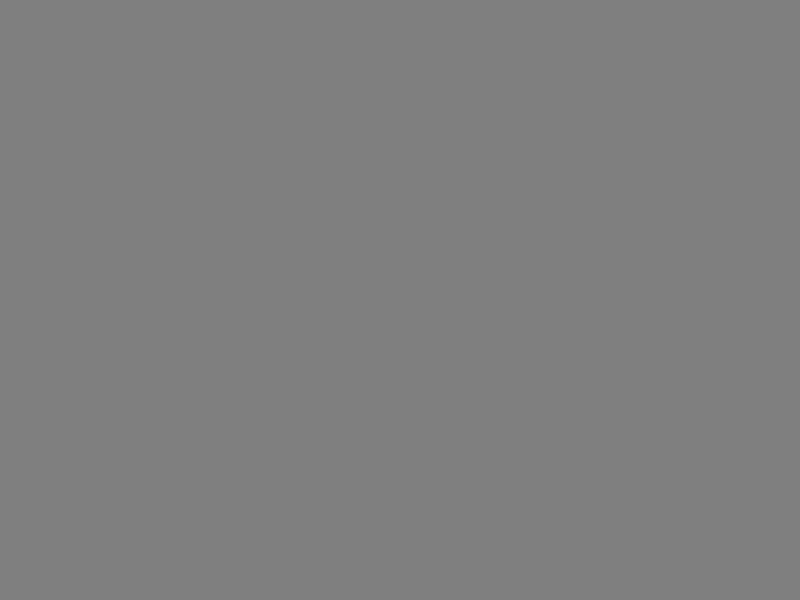
Frame 1 (no input)
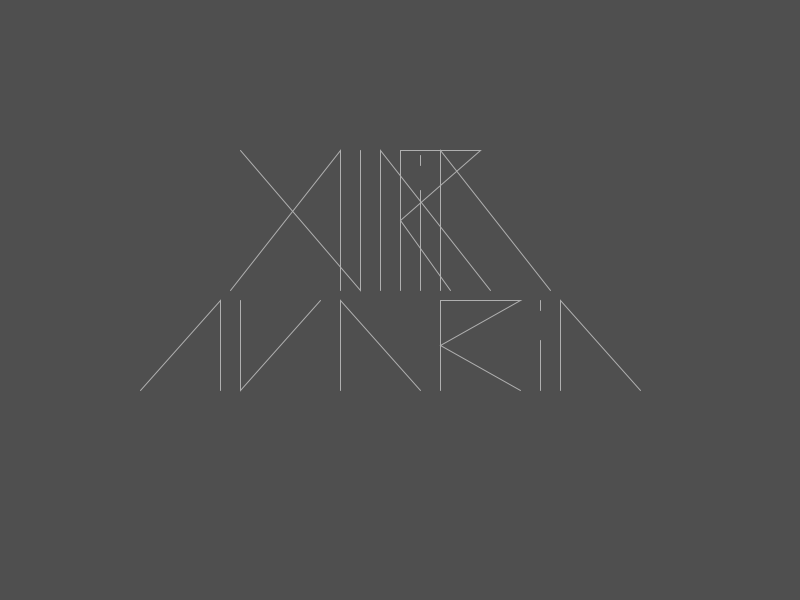
Frame 60 (the mouse pressed at the canvas centre just before this capture)
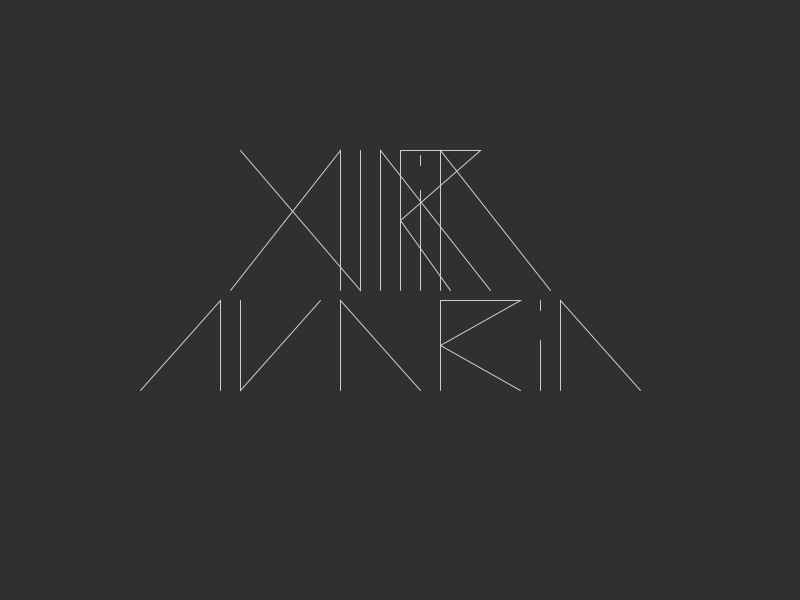
Frame 120 (the mouse held since frame 60 and released just before this capture)

The Processing sketch that drew these frames (run headless with seeded random() and noise(); from frame 60 on, the mouse is pressed at the canvas centre):

// Processing sketch: processing_155212
// ── processing_155212.pde

int y1=340;
int y2=430;
int y3=190;
int y4=330;
int x1=80;
int sp=20;
float angle =0.0;

void setup(){
 size(800,600);
 frameRate(20);
}

void draw(){
float sinval=sin(angle);
println(sinval);
float sfondo = map(sinval, -1, 1, 0, 255);
background(sfondo);
float scritta = map(sinval, -1, 1, 255, 0);
stroke(scritta);
angle +=0.1;
//strokeWeight(1);
 smooth();
 noFill();
 translate(60,-40);
 
 //A
 beginShape();
 vertex(x1, y2);
 vertex(x1*2, y1);
 vertex(x1*2, y2);
 endShape();
 
 //V
 beginShape();
 vertex((x1*2)+sp, y1);
 vertex((x1*2)+sp, y2);
 vertex((x1*3)+sp, y1);
 endShape();
//A
 beginShape();
 vertex((x1*3)+sp*2, y2);
 vertex((x1*3)+sp*2, y1);
 vertex((x1*4)+sp*2, y2);
 endShape();
 
//R
 beginShape();
 vertex((x1*4)+sp*3, y2);
 vertex((x1*4)+sp*3, y1);
 vertex((x1*4)+sp*3+80, y1);
 vertex((x1*4)+sp*3, (y2+y1)/2);
 vertex((x1*5)+sp*3, y2);
 endShape();

//i
 beginShape();
 vertex((x1*5)+sp*4, y1+sp*2);
 vertex((x1*5)+sp*4, y2);
  endShape();

 beginShape();
 vertex((x1*5)+sp*4, y1);
 vertex((x1*5)+sp*4, y1+sp/2);
 endShape();
 
  //A
 beginShape();
 vertex((x1*5)+sp*5, y2);
 vertex((x1*5)+sp*5, y1);
 vertex((x1*6)+sp*5, y2);
 endShape();
 /////////////////////
  //A 
 beginShape();
 vertex(x1*2+10, y4);
 vertex((x1*3)+sp*2, y3);
 vertex((x1*3)+sp*2, y4);
 endShape(); 
 //V
 beginShape();
 vertex((x1*3)+sp*3, y3);
 vertex((x1*3)+sp*3, y4);
 vertex((x1*2)+sp, y3);
 endShape();
  //A 
 beginShape();
 vertex((x1*3)+sp*4, y4);
 vertex((x1*3)+sp*4, y3);
 vertex((x1*5)+sp*2-10, y4);
 endShape(); 

 //I
 beginShape();
 vertex((x1*4)+sp*2, y4);
 vertex((x1*4)+sp*2, y3+sp*2);
 endShape(); 
 //.
 beginShape();
 vertex((x1*4)+sp*2, y3+5);
 vertex((x1*4)+sp*2, y3+15);
 endShape(); 
 
//R
 beginShape();
 vertex((x1*4)+sp, y4);
 vertex((x1*4)+sp, y3);
 vertex((x1*4)+sp+80, y3);
 vertex((x1*4)+sp, (y4+y3)/2);
 vertex((x1*5)-10, y4);
 endShape();
 //A 
 beginShape();
 vertex((x1*4)+sp*3, y4);
 vertex((x1*4)+sp*3, y3);
 vertex((x1*6)+sp*1-10, y4);
 endShape(); 
}
